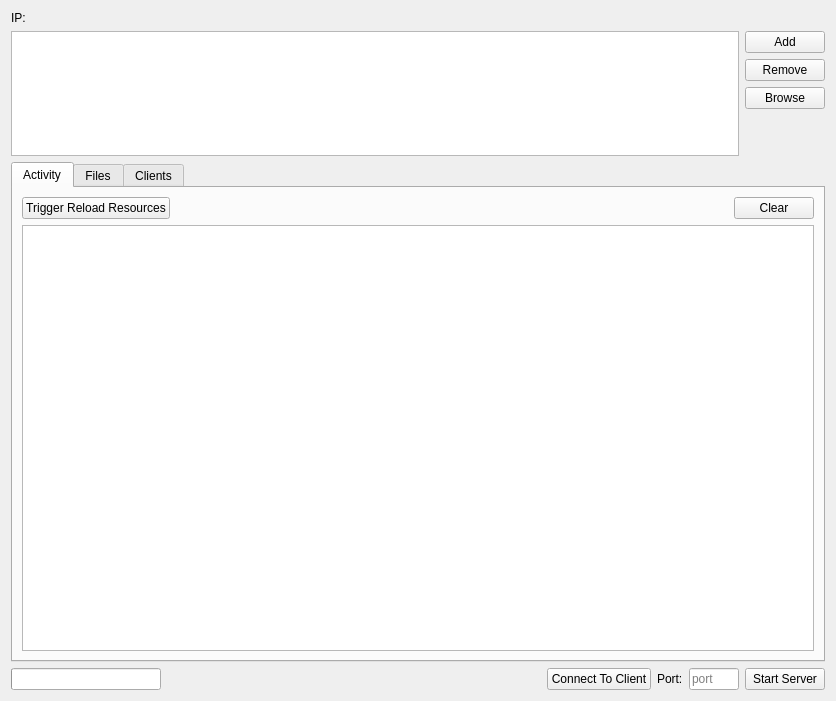
<?xml version="1.0" encoding="UTF-8"?>
<ui version="4.0">
 <class>plQtFileserveWidget</class>
 <widget class="QWidget" name="plQtFileserveWidget">
  <property name="geometry">
   <rect>
    <x>0</x>
    <y>0</y>
    <width>836</width>
    <height>701</height>
   </rect>
  </property>
  <property name="windowTitle">
   <string>Fileserve</string>
  </property>
  <property name="windowIcon">
   <iconset resource="../QtResources/resources.qrc">
    <normaloff>:/Icons/Fileserve.svg</normaloff>:/Icons/Fileserve.svg</iconset>
  </property>
  <layout class="QVBoxLayout" name="verticalLayout_4" stretch="0,1,4,0">
   <item>
    <widget class="QLabel" name="IpLabel">
     <property name="text">
      <string>IP:</string>
     </property>
     <property name="wordWrap">
      <bool>true</bool>
     </property>
    </widget>
   </item>
   <item>
    <layout class="QHBoxLayout" name="horizontalLayout_5" stretch="0,0">
     <item>
      <widget class="QTableWidget" name="SpecialDirList">
       <property name="sizePolicy">
        <sizepolicy hsizetype="Expanding" vsizetype="Expanding">
         <horstretch>0</horstretch>
         <verstretch>2</verstretch>
        </sizepolicy>
       </property>
      </widget>
     </item>
     <item>
      <layout class="QVBoxLayout" name="verticalLayout">
       <item>
        <widget class="QPushButton" name="SpecialDirAddButton">
         <property name="text">
          <string>Add</string>
         </property>
        </widget>
       </item>
       <item>
        <widget class="QPushButton" name="SpecialDirRemoveButton">
         <property name="text">
          <string>Remove</string>
         </property>
        </widget>
       </item>
       <item>
        <widget class="QPushButton" name="SpecialDirBrowseButton">
         <property name="text">
          <string>Browse</string>
         </property>
        </widget>
       </item>
       <item>
        <spacer name="verticalSpacer">
         <property name="orientation">
          <enum>Qt::Vertical</enum>
         </property>
         <property name="sizeHint" stdset="0">
          <size>
           <width>20</width>
           <height>40</height>
          </size>
         </property>
        </spacer>
       </item>
      </layout>
     </item>
    </layout>
   </item>
   <item>
    <widget class="QTabWidget" name="TabWidget">
     <property name="sizePolicy">
      <sizepolicy hsizetype="Expanding" vsizetype="Expanding">
       <horstretch>0</horstretch>
       <verstretch>6</verstretch>
      </sizepolicy>
     </property>
     <property name="currentIndex">
      <number>0</number>
     </property>
     <widget class="QWidget" name="tab">
      <attribute name="title">
       <string>Activity</string>
      </attribute>
      <layout class="QVBoxLayout" name="verticalLayout_2">
       <item>
        <layout class="QHBoxLayout" name="horizontalLayout_2">
         <item>
          <widget class="QPushButton" name="ReloadResourcesButton">
           <property name="text">
            <string>Trigger Reload Resources</string>
           </property>
          </widget>
         </item>
         <item>
          <spacer name="horizontalSpacer">
           <property name="orientation">
            <enum>Qt::Horizontal</enum>
           </property>
           <property name="sizeHint" stdset="0">
            <size>
             <width>40</width>
             <height>20</height>
            </size>
           </property>
          </spacer>
         </item>
         <item>
          <widget class="QPushButton" name="ClearActivityButton">
           <property name="text">
            <string>Clear</string>
           </property>
          </widget>
         </item>
        </layout>
       </item>
       <item>
        <widget class="QTableView" name="ActivityList">
         <property name="editTriggers">
          <set>QAbstractItemView::NoEditTriggers</set>
         </property>
         <property name="alternatingRowColors">
          <bool>true</bool>
         </property>
         <property name="selectionBehavior">
          <enum>QAbstractItemView::SelectRows</enum>
         </property>
         <property name="showGrid">
          <bool>false</bool>
         </property>
         <property name="wordWrap">
          <bool>false</bool>
         </property>
         <attribute name="horizontalHeaderStretchLastSection">
          <bool>true</bool>
         </attribute>
         <attribute name="verticalHeaderVisible">
          <bool>false</bool>
         </attribute>
        </widget>
       </item>
      </layout>
     </widget>
     <widget class="QWidget" name="tab_2">
      <attribute name="title">
       <string>Files</string>
      </attribute>
      <layout class="QVBoxLayout" name="verticalLayout_3">
       <item>
        <layout class="QHBoxLayout" name="horizontalLayout_3">
         <item>
          <spacer name="horizontalSpacer_2">
           <property name="orientation">
            <enum>Qt::Horizontal</enum>
           </property>
           <property name="sizeHint" stdset="0">
            <size>
             <width>40</width>
             <height>20</height>
            </size>
           </property>
          </spacer>
         </item>
         <item>
          <widget class="QPushButton" name="ClearAllFilesButton">
           <property name="text">
            <string>Clear</string>
           </property>
          </widget>
         </item>
        </layout>
       </item>
       <item>
        <widget class="QTableView" name="AllFilesList">
         <property name="editTriggers">
          <set>QAbstractItemView::NoEditTriggers</set>
         </property>
         <property name="alternatingRowColors">
          <bool>true</bool>
         </property>
         <property name="showGrid">
          <bool>false</bool>
         </property>
         <attribute name="horizontalHeaderVisible">
          <bool>false</bool>
         </attribute>
         <attribute name="horizontalHeaderStretchLastSection">
          <bool>true</bool>
         </attribute>
         <attribute name="verticalHeaderVisible">
          <bool>false</bool>
         </attribute>
        </widget>
       </item>
      </layout>
     </widget>
     <widget class="QWidget" name="tab_3">
      <attribute name="title">
       <string>Clients</string>
      </attribute>
      <layout class="QHBoxLayout" name="horizontalLayout_4">
       <item>
        <widget class="QTreeWidget" name="ClientsList">
         <property name="uniformRowHeights">
          <bool>true</bool>
         </property>
         <property name="columnCount">
          <number>2</number>
         </property>
         <attribute name="headerVisible">
          <bool>false</bool>
         </attribute>
         <column>
          <property name="text">
           <string notr="true">1</string>
          </property>
         </column>
         <column>
          <property name="text">
           <string notr="true">2</string>
          </property>
         </column>
        </widget>
       </item>
      </layout>
     </widget>
    </widget>
   </item>
   <item>
    <layout class="QHBoxLayout" name="horizontalLayout">
     <item>
      <widget class="QProgressBar" name="Progress">
       <property name="maximumSize">
        <size>
         <width>150</width>
         <height>16777215</height>
        </size>
       </property>
       <property name="value">
        <number>0</number>
       </property>
       <property name="textVisible">
        <bool>false</bool>
       </property>
      </widget>
     </item>
     <item>
      <widget class="QLabel" name="TransferLabel">
       <property name="sizePolicy">
        <sizepolicy hsizetype="Expanding" vsizetype="Preferred">
         <horstretch>0</horstretch>
         <verstretch>0</verstretch>
        </sizepolicy>
       </property>
       <property name="text">
        <string/>
       </property>
      </widget>
     </item>
     <item>
      <widget class="QPushButton" name="ConnectClient">
       <property name="text">
        <string>Connect To Client</string>
       </property>
      </widget>
     </item>
     <item>
      <widget class="QLabel" name="label">
       <property name="text">
        <string>Port:</string>
       </property>
      </widget>
     </item>
     <item>
      <widget class="QLineEdit" name="PortLineEdit">
       <property name="maximumSize">
        <size>
         <width>50</width>
         <height>16777215</height>
        </size>
       </property>
       <property name="placeholderText">
        <string>port</string>
       </property>
      </widget>
     </item>
     <item>
      <widget class="QPushButton" name="StartServerButton">
       <property name="text">
        <string>Start Server</string>
       </property>
      </widget>
     </item>
    </layout>
   </item>
  </layout>
 </widget>
 <resources>
  <include location="../QtResources/resources.qrc"/>
 </resources>
 <connections/>
</ui>
